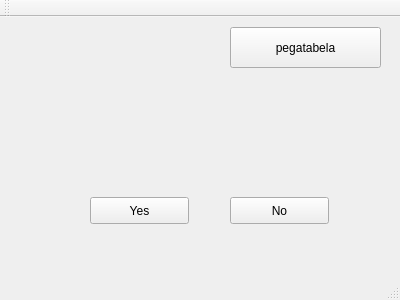
<?xml version="1.0" encoding="UTF-8"?>
<ui version="4.0">
 <class>HAT</class>
 <widget class="QMainWindow" name="HAT">
  <property name="geometry">
   <rect>
    <x>0</x>
    <y>0</y>
    <width>400</width>
    <height>300</height>
   </rect>
  </property>
  <property name="windowTitle">
   <string>HAT</string>
  </property>
  <widget class="QWidget" name="centralWidget">
   <widget class="QPushButton" name="Yes">
    <property name="geometry">
     <rect>
      <x>90</x>
      <y>180</y>
      <width>99</width>
      <height>27</height>
     </rect>
    </property>
    <property name="text">
     <string>Yes</string>
    </property>
   </widget>
   <widget class="QPushButton" name="No">
    <property name="geometry">
     <rect>
      <x>230</x>
      <y>180</y>
      <width>99</width>
      <height>27</height>
     </rect>
    </property>
    <property name="text">
     <string>No</string>
    </property>
   </widget>
   <widget class="QPushButton" name="pegatabela">
    <property name="geometry">
     <rect>
      <x>230</x>
      <y>10</y>
      <width>151</width>
      <height>41</height>
     </rect>
    </property>
    <property name="text">
     <string>pegatabela</string>
    </property>
   </widget>
  </widget>
  <widget class="QMenuBar" name="menuBar">
   <property name="geometry">
    <rect>
     <x>0</x>
     <y>0</y>
     <width>400</width>
     <height>25</height>
    </rect>
   </property>
  </widget>
  <widget class="QToolBar" name="mainToolBar">
   <attribute name="toolBarArea">
    <enum>TopToolBarArea</enum>
   </attribute>
   <attribute name="toolBarBreak">
    <bool>false</bool>
   </attribute>
  </widget>
  <widget class="QStatusBar" name="statusBar"/>
 </widget>
 <layoutdefault spacing="6" margin="11"/>
 <resources/>
 <connections/>
</ui>
